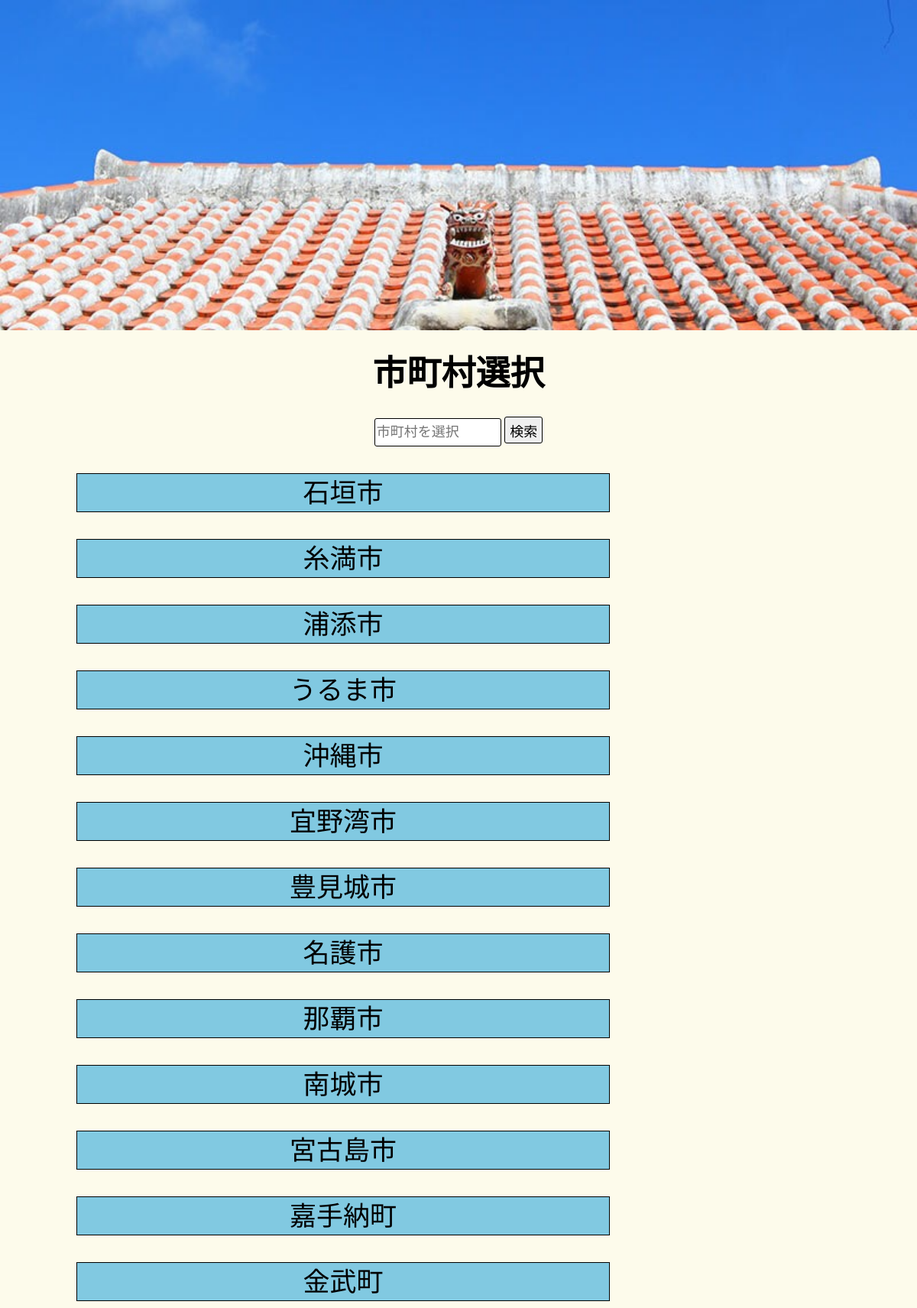
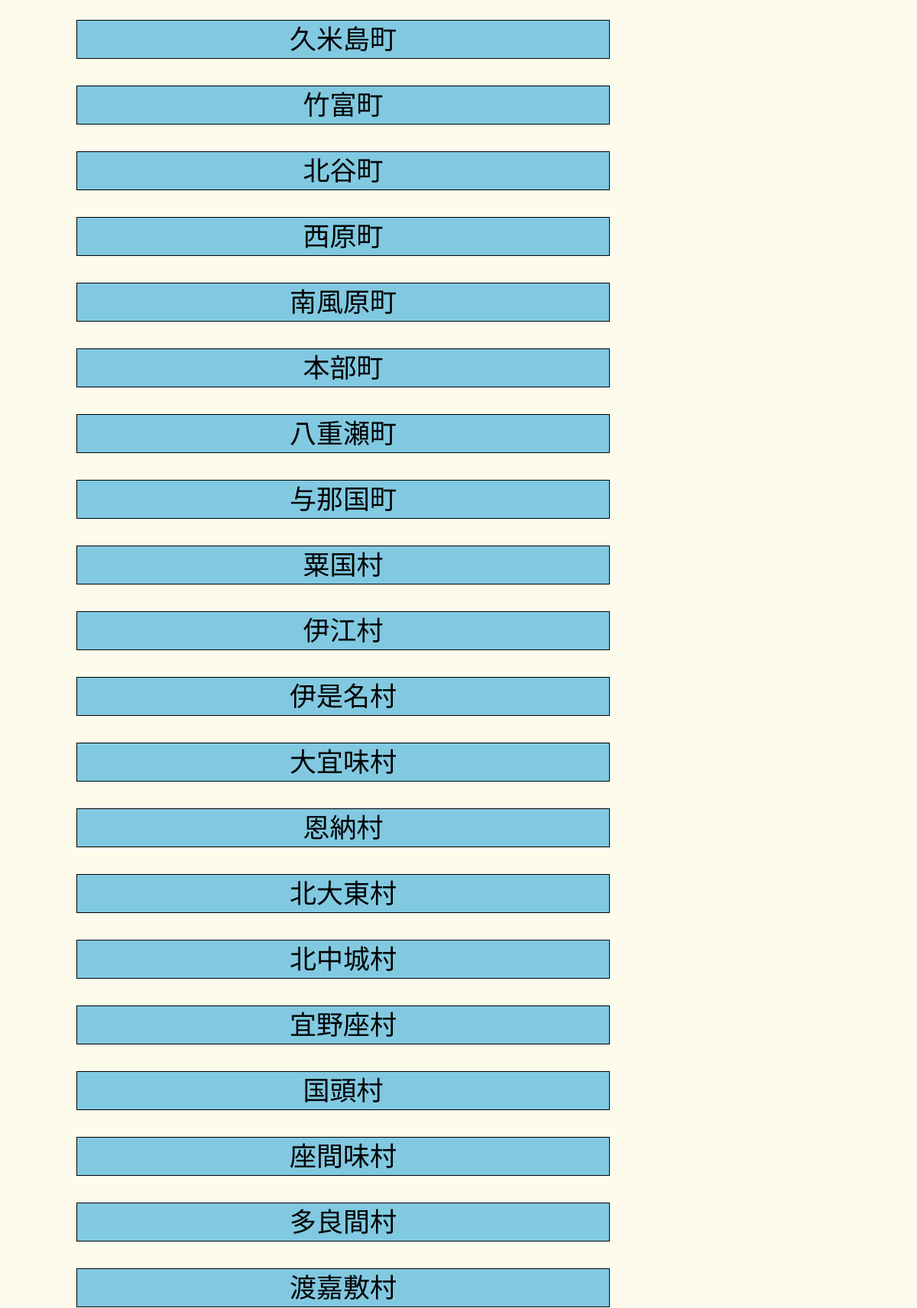
The app's page /select_city (upper part) with its own data (2 pictures, top to bottom).
### tables this page shows
CREATE TABLE "city" (
	"id"	INTEGER,
	"city"	TEXT,
	PRIMARY KEY("id" AUTOINCREMENT)
);

### app.py (the view)
@app.route("/select_city")
def select_city():
    conn=sqlite3.connect("ゴミ分別DB.db")
    c=conn.cursor()
    c.execute("select id,city from city ")
    city=[]
    for row in c.fetchall():
        city.append({"id":row[0],"city":row[1]})
    c.close()
    return render_template("select_city.html",city=city)

### templates/select_city.html (shortened to what this page needs)
<!DOCTYPE html>
<html lang="ja">
<head>
    <link rel="stylesheet" href="../static\css\style.css">
</head>
<body>
    <img src="../static/img/01.jpeg" alt="" class="top_img">
    <div class="city_select">
        <h1 >市町村選択</h1>
        <form action="/select_city" method="post">
            <tr>
            <td><input type="text" placeholder="市町村を選択" class="city_sc" name="city_sc"></td>
            <td><input type="submit" value="検索" class="city_sb"></td>
            </tr>
        </form>
    </div>
    {% for item in city %}
    <div class="city_menu">
        <a href="/erea/{{item['id']}}">{{item["city"]}}</a>
    </div>
    {% endfor %}
</body>
</html>

### static/css/style.css (style rules this page uses)
body, h1, h2, h3, h4, h5, p, ul, ol, li, dl, dt, dd { margin: 0px; padding: 0px; }
body { font-size: 16px; line-height: 1.4; min-width: 100%; -webkit-text-size-adjust: 100%; }
a { outline: none; color: inherit; text-decoration: none; }
img { border: 0px; vertical-align: bottom; }
.top_img { width:100%; }
.city_select { text-align:center; }
.city_select h1 { font-size:45px; margin-top: 25px; margin-bottom: 25px; }
.city_sc { border: 1px solid black; width: 160px; height: 33px; font-size: 18px; border-radius:3px; }
.city_sb { border: 1px solid black; width: 50px; height: 35px; font-size: 18px; border-radius:3px; }
.city_menu a { font-size: 35px; display: block; text-align: center; border: solid black 1px; width: 58%; margin-top: 35px; margin-left: 100px; color: black; background-color: #81C9E1; text-decoration: none; }
body { background-color:rgb(253,251,235); margin-bottom:80px; font-family: 'ヒラギノ角ゴシック','Hiragino Sans','Arial','ヒラギノ丸ゴ ProN','Hiragino Maru Gothic ProN','ＭＳ ゴシック',sans-serif; }
h1 { text-align: center; }

### records on screen
city: city "石垣市"
city: city "糸満市"
city: city "浦添市"
city: city "うるま市"
city: city "沖縄市"
city: city "宜野湾市"
city: city "豊見城市"
city: city "名護市"
city: city "那覇市"
city: city "南城市"
city: city "宮古島市"
city: city "嘉手納町"
city: city "金武町"
city: city "久米島町"
city: city "竹富町"
city: city "北谷町"
city: city "西原町"
city: city "南風原町"
city: city "本部町"
city: city "八重瀬町"
city: city "与那国町"
city: city "粟国村"
city: city "伊江村"
city: city "伊是名村"
city: city "大宜味村"
city: city "恩納村"
city: city "北大東村"
city: city "北中城村"
city: city "宜野座村"
city: city "国頭村"
city: city "座間味村"
city: city "多良間村"
city: city "渡嘉敷村"
